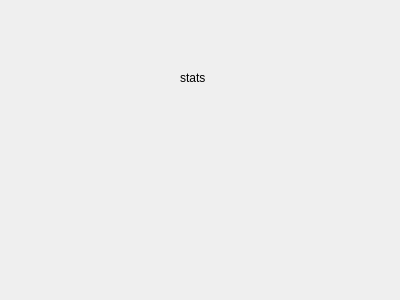
<?xml version="1.0" encoding="UTF-8"?>
<ui version="4.0">
 <class>Stats</class>
 <widget class="QWidget" name="Stats">
  <property name="geometry">
   <rect>
    <x>0</x>
    <y>0</y>
    <width>400</width>
    <height>300</height>
   </rect>
  </property>
  <property name="windowTitle">
   <string>Form</string>
  </property>
  <widget class="QLabel" name="label">
   <property name="geometry">
    <rect>
     <x>180</x>
     <y>70</y>
     <width>59</width>
     <height>16</height>
    </rect>
   </property>
   <property name="text">
    <string>stats</string>
   </property>
  </widget>
 </widget>
 <resources/>
 <connections/>
</ui>
